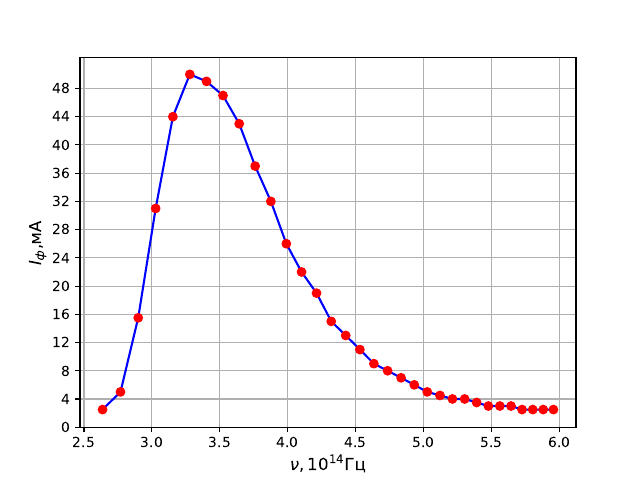

Source code (Python):
import numpy as np
from functions import parsing
import matplotlib.pyplot as plt 
name='rec\\n2.tsv'

l,I=parsing(name,0,1)
#из графика для ртутной лампы по 4 точкам соотнесли градусы на шкале с длинами волн

def f(x): #x-- градусы
    p1 =-3.672*10**(-7)
    p2=-9.204*10**(-5)
    p3 =7.457
    f = p1*x**2 + p2*x + p3
    return f

plt.plot(l,I)
plt.show()
c=299792458
freq=f(l)
plt.figure('Задание 5.2')
plt.plot(freq,I,'b')
plt.plot(freq,I,'ro')
plt.ylabel('$I_ф$,мА',fontsize=12) 
plt.xlabel('$\\nu,10^{14}$Гц',fontsize=12)# 
plt.yticks([i for i in range(0,50,4)]) 
plt.grid () 
# plt.savefig('n2.pdf')
plt.show()